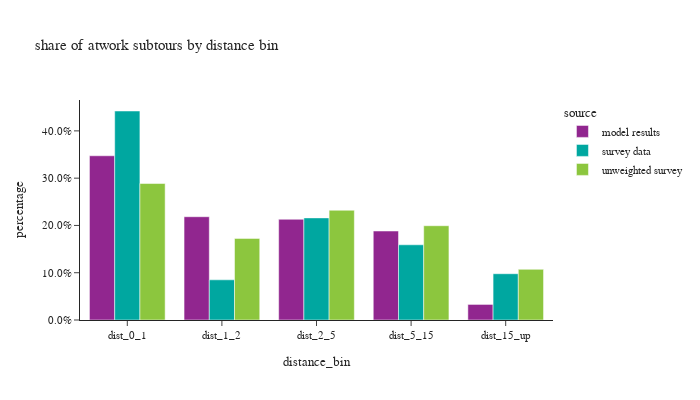

Here is the notebook cell this chart was saved with:
### Code cell
# plot1
df_plot = atwork_subtour.loc[atwork_subtour['distance_bin'] != float('nan')].groupby(['source','distance_bin'])['tour_weight'].sum().reset_index()
df_plot['percentage'] = df_plot.groupby(['source'], group_keys=False)['tour_weight']. \
    apply(lambda x: x / float(x.sum()))
# df_plot
fig1 = px.bar(df_plot, x='distance_bin', y="percentage", color="source", barmode="group",
              title="share of atwork subtours by distance bin")
fig1.for_each_annotation(lambda a: a.update(text = a.text.split("=")[-1]))
fig1.update_layout(height=400, width=700, font=dict(size=11), yaxis=dict(tickformat=".1%"))
fig1.show()

### Figure 1 — Plotly figure (JSON) as saved in the notebook; plotly's stock layout.template omitted (floating-point values rounded to 4 significant figures)
{"data": [{"alignmentgroup": "True", "hovertemplate": "source=model results<br>distance_bin=%{x}<br>percentage=%{y}<extra></extra>", "legendgroup": "model results", "marker": {"color": "#91268F", "pattern": {"shape": ""}}, "name": "model results", "offsetgroup": "model results", "orientation": "v", "showlegend": true, "textposition": "auto", "type": "bar", "x": ["dist_0_1", "dist_1_2", "dist_2_5", "dist_5_15", "dist_15_up"], "xaxis": "x", "y": [0.3474, 0.2185, 0.213, 0.1882, 0.03293], "yaxis": "y"}, {"alignmentgroup": "True", "hovertemplate": "source=survey data<br>distance_bin=%{x}<br>percentage=%{y}<extra></extra>", "legendgroup": "survey data", "marker": {"color": "#00A7A0", "pattern": {"shape": ""}}, "name": "survey data", "offsetgroup": "survey data", "orientation": "v", "showlegend": true, "textposition": "auto", "type": "bar", "x": ["dist_0_1", "dist_1_2", "dist_2_5", "dist_5_15", "dist_15_up"], "xaxis": "x", "y": [0.4421, 0.085, 0.216, 0.1591, 0.09786], "yaxis": "y"}, {"alignmentgroup": "True", "hovertemplate": "source=unweighted survey<br>distance_bin=%{x}<br>percentage=%{y}<extra></extra>", "legendgroup": "unweighted survey", "marker": {"color": "#8CC63E", "pattern": {"shape": ""}}, "name": "unweighted survey", "offsetgroup": "unweighted survey", "orientation": "v", "showlegend": true, "textposition": "auto", "type": "bar", "x": ["dist_0_1", "dist_1_2", "dist_2_5", "dist_5_15", "dist_15_up"], "xaxis": "x", "y": [0.2887, 0.1726, 0.2321, 0.1994, 0.1071], "yaxis": "y"}], "layout": {"barmode": "group", "font": {"size": 11}, "height": 400, "legend": {"title": {"text": "source"}, "tracegroupgap": 0}, "title": {"text": "share of atwork subtours by distance bin"}, "width": 700, "xaxis": {"anchor": "y", "domain": [0.0, 1.0], "title": {"text": "distance_bin"}}, "yaxis": {"anchor": "x", "domain": [0.0, 1.0], "tickformat": ".1%", "title": {"text": "percentage"}}}}
